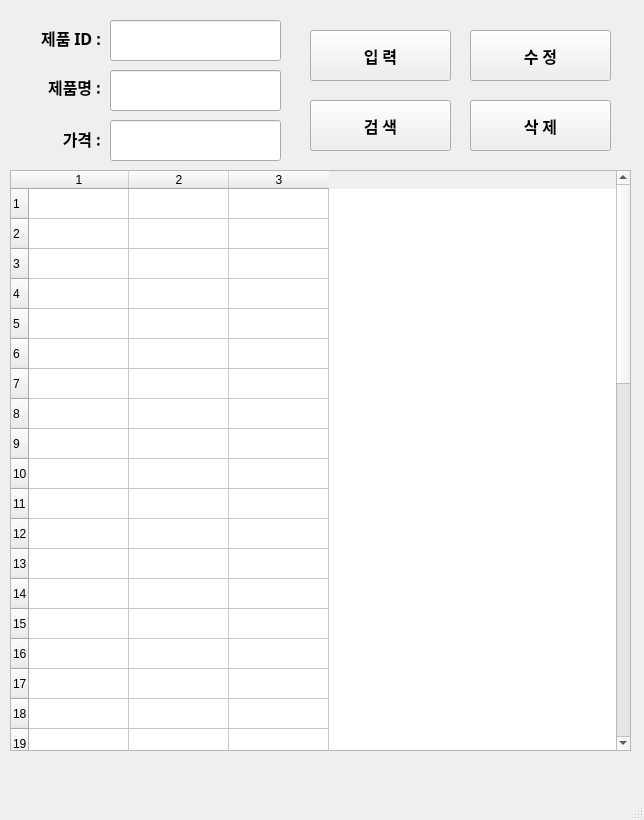
<?xml version="1.0" encoding="UTF-8"?>
<ui version="4.0">
 <class>MainWindow</class>
 <widget class="QMainWindow" name="MainWindow">
  <property name="geometry">
   <rect>
    <x>0</x>
    <y>0</y>
    <width>644</width>
    <height>820</height>
   </rect>
  </property>
  <property name="windowTitle">
   <string>MainWindow</string>
  </property>
  <widget class="QWidget" name="centralwidget">
   <widget class="QLabel" name="label">
    <property name="geometry">
     <rect>
      <x>10</x>
      <y>17</y>
      <width>91</width>
      <height>41</height>
     </rect>
    </property>
    <property name="font">
     <font>
      <family>맑은 고딕</family>
      <pointsize>12</pointsize>
      <weight>75</weight>
      <bold>true</bold>
     </font>
    </property>
    <property name="text">
     <string>제품 ID :</string>
    </property>
    <property name="alignment">
     <set>Qt::AlignRight|Qt::AlignTrailing|Qt::AlignVCenter</set>
    </property>
   </widget>
   <widget class="QLabel" name="label_2">
    <property name="geometry">
     <rect>
      <x>10</x>
      <y>66</y>
      <width>91</width>
      <height>41</height>
     </rect>
    </property>
    <property name="font">
     <font>
      <family>맑은 고딕</family>
      <pointsize>12</pointsize>
      <weight>75</weight>
      <bold>true</bold>
     </font>
    </property>
    <property name="text">
     <string>제품명 :</string>
    </property>
    <property name="alignment">
     <set>Qt::AlignRight|Qt::AlignTrailing|Qt::AlignVCenter</set>
    </property>
   </widget>
   <widget class="QLabel" name="label_3">
    <property name="geometry">
     <rect>
      <x>10</x>
      <y>118</y>
      <width>91</width>
      <height>41</height>
     </rect>
    </property>
    <property name="font">
     <font>
      <family>맑은 고딕</family>
      <pointsize>12</pointsize>
      <weight>75</weight>
      <bold>true</bold>
     </font>
    </property>
    <property name="text">
     <string>가격 :</string>
    </property>
    <property name="alignment">
     <set>Qt::AlignRight|Qt::AlignTrailing|Qt::AlignVCenter</set>
    </property>
   </widget>
   <widget class="QLineEdit" name="prodID">
    <property name="geometry">
     <rect>
      <x>110</x>
      <y>20</y>
      <width>171</width>
      <height>41</height>
     </rect>
    </property>
   </widget>
   <widget class="QLineEdit" name="prodName">
    <property name="geometry">
     <rect>
      <x>110</x>
      <y>70</y>
      <width>171</width>
      <height>41</height>
     </rect>
    </property>
   </widget>
   <widget class="QLineEdit" name="prodPrice">
    <property name="geometry">
     <rect>
      <x>110</x>
      <y>120</y>
      <width>171</width>
      <height>41</height>
     </rect>
    </property>
   </widget>
   <widget class="QPushButton" name="pushButton">
    <property name="geometry">
     <rect>
      <x>310</x>
      <y>30</y>
      <width>141</width>
      <height>51</height>
     </rect>
    </property>
    <property name="font">
     <font>
      <family>맑은 고딕</family>
      <pointsize>12</pointsize>
      <weight>75</weight>
      <bold>true</bold>
     </font>
    </property>
    <property name="text">
     <string>입 력</string>
    </property>
   </widget>
   <widget class="QPushButton" name="pushButton_2">
    <property name="geometry">
     <rect>
      <x>310</x>
      <y>100</y>
      <width>141</width>
      <height>51</height>
     </rect>
    </property>
    <property name="font">
     <font>
      <family>맑은 고딕</family>
      <pointsize>12</pointsize>
      <weight>75</weight>
      <bold>true</bold>
     </font>
    </property>
    <property name="text">
     <string>검 색</string>
    </property>
   </widget>
   <widget class="QPushButton" name="pushButton_3">
    <property name="geometry">
     <rect>
      <x>470</x>
      <y>30</y>
      <width>141</width>
      <height>51</height>
     </rect>
    </property>
    <property name="font">
     <font>
      <family>맑은 고딕</family>
      <pointsize>12</pointsize>
      <weight>75</weight>
      <bold>true</bold>
     </font>
    </property>
    <property name="text">
     <string>수 정</string>
    </property>
   </widget>
   <widget class="QPushButton" name="pushButton_4">
    <property name="geometry">
     <rect>
      <x>470</x>
      <y>100</y>
      <width>141</width>
      <height>51</height>
     </rect>
    </property>
    <property name="font">
     <font>
      <family>맑은 고딕</family>
      <pointsize>12</pointsize>
      <weight>75</weight>
      <bold>true</bold>
     </font>
    </property>
    <property name="text">
     <string>삭 제</string>
    </property>
   </widget>
   <widget class="QTableWidget" name="tableWidget">
    <property name="geometry">
     <rect>
      <x>10</x>
      <y>170</y>
      <width>621</width>
      <height>581</height>
     </rect>
    </property>
    <property name="rowCount">
     <number>50</number>
    </property>
    <property name="columnCount">
     <number>3</number>
    </property>
    <row/>
    <row/>
    <row/>
    <row/>
    <row/>
    <row/>
    <row/>
    <row/>
    <row/>
    <row/>
    <row/>
    <row/>
    <row/>
    <row/>
    <row/>
    <row/>
    <row/>
    <row/>
    <row/>
    <row/>
    <row/>
    <row/>
    <row/>
    <row/>
    <row/>
    <row/>
    <row/>
    <row/>
    <row/>
    <row/>
    <row/>
    <row/>
    <row/>
    <row/>
    <row/>
    <row/>
    <row/>
    <row/>
    <row/>
    <row/>
    <row/>
    <row/>
    <row/>
    <row/>
    <row/>
    <row/>
    <row/>
    <row/>
    <row/>
    <row/>
    <column/>
    <column/>
    <column/>
   </widget>
   <zorder>label</zorder>
   <zorder>label_2</zorder>
   <zorder>label_3</zorder>
   <zorder>prodID</zorder>
   <zorder>prodName</zorder>
   <zorder>prodPrice</zorder>
   <zorder>tableWidget</zorder>
   <zorder>pushButton_3</zorder>
   <zorder>pushButton</zorder>
   <zorder>pushButton_2</zorder>
   <zorder>pushButton_4</zorder>
  </widget>
  <widget class="QMenuBar" name="menubar">
   <property name="geometry">
    <rect>
     <x>0</x>
     <y>0</y>
     <width>644</width>
     <height>26</height>
    </rect>
   </property>
  </widget>
  <widget class="QStatusBar" name="statusbar"/>
 </widget>
 <resources/>
 <connections>
  <connection>
   <sender>pushButton</sender>
   <signal>clicked()</signal>
   <receiver>MainWindow</receiver>
   <slot>addProduct()</slot>
   <hints>
    <hint type="sourcelabel">
     <x>392</x>
     <y>79</y>
    </hint>
    <hint type="destinationlabel">
     <x>393</x>
     <y>28</y>
    </hint>
   </hints>
  </connection>
  <connection>
   <sender>pushButton_3</sender>
   <signal>clicked()</signal>
   <receiver>MainWindow</receiver>
   <slot>updateProduct()</slot>
   <hints>
    <hint type="sourcelabel">
     <x>554</x>
     <y>78</y>
    </hint>
    <hint type="destinationlabel">
     <x>554</x>
     <y>35</y>
    </hint>
   </hints>
  </connection>
  <connection>
   <sender>pushButton_2</sender>
   <signal>clicked()</signal>
   <receiver>MainWindow</receiver>
   <slot>getProduct()</slot>
   <hints>
    <hint type="sourcelabel">
     <x>364</x>
     <y>150</y>
    </hint>
    <hint type="destinationlabel">
     <x>297</x>
     <y>135</y>
    </hint>
   </hints>
  </connection>
  <connection>
   <sender>pushButton_4</sender>
   <signal>clicked()</signal>
   <receiver>MainWindow</receiver>
   <slot>removeProduct()</slot>
   <hints>
    <hint type="sourcelabel">
     <x>586</x>
     <y>161</y>
    </hint>
    <hint type="destinationlabel">
     <x>624</x>
     <y>148</y>
    </hint>
   </hints>
  </connection>
 </connections>
 <slots>
  <slot>addProduct()</slot>
  <slot>updateProduct()</slot>
  <slot>removeProduct()</slot>
  <slot>getProduct()</slot>
 </slots>
</ui>
